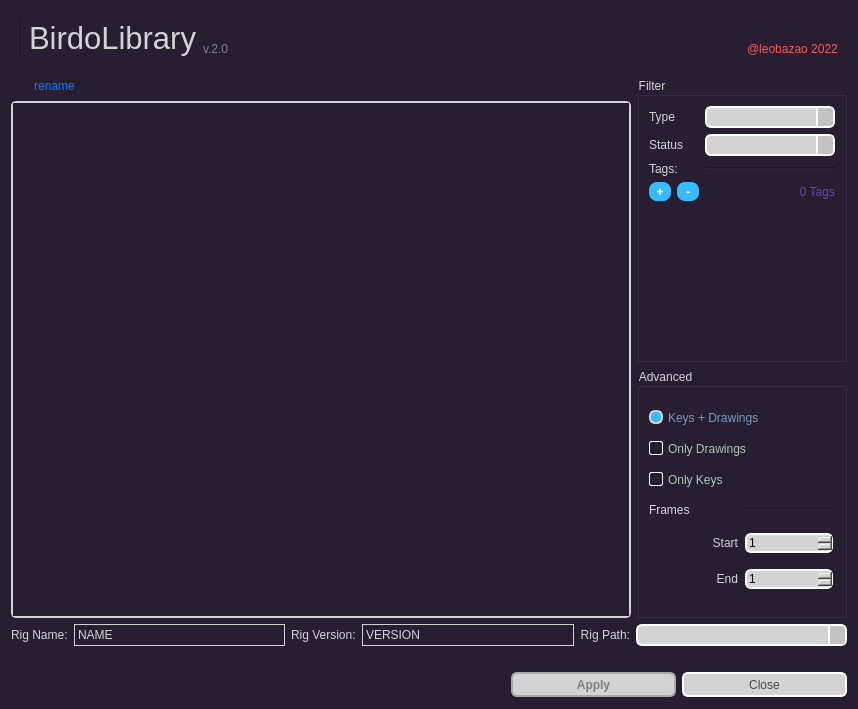
<?xml version="1.0" encoding="UTF-8"?>
<ui version="4.0">
 <class>Form</class>
 <widget class="QWidget" name="Form">
  <property name="windowModality">
   <enum>Qt::WindowModal</enum>
  </property>
  <property name="enabled">
   <bool>true</bool>
  </property>
  <property name="geometry">
   <rect>
    <x>0</x>
    <y>0</y>
    <width>858</width>
    <height>709</height>
   </rect>
  </property>
  <property name="sizePolicy">
   <sizepolicy hsizetype="Expanding" vsizetype="Expanding">
    <horstretch>0</horstretch>
    <verstretch>0</verstretch>
   </sizepolicy>
  </property>
  <property name="minimumSize">
   <size>
    <width>858</width>
    <height>682</height>
   </size>
  </property>
  <property name="maximumSize">
   <size>
    <width>1920</width>
    <height>1080</height>
   </size>
  </property>
  <property name="windowTitle">
   <string>BirdoLib</string>
  </property>
  <property name="styleSheet">
   <string notr="true">QWidget{	
	background-color: rgb(40, 30, 50);
}

QLabel{
	color: lightgray;
}

QLabel:disabled {
	color: gray;
}

QGroupBox {
	color: lightgray;
}

QGroupBox:disabled {
	color: gray;
}

QTabWidget::pane {
	border: 2px solid lightgray;
	border-radius: 5px;
} 

QTabWidget::tab-bar {
    left: 15px; /* move to the right by 5px */
}

QTabBar::tab {
	color: #05B8CC;
	background: transparent; 
	border: null; 
	padding-top: 8px;
	padding-bottom: 8px;
	padding-right: 8px;
	padding-left: 4px;

} 

QTabBar::tab:selected {
	color: rgb(3, 125, 255);
	background: transparent; 
	font: 12px;
	padding-left: 8px;
}

QCheckBox {
	color: white;
    spacing: 5px;
}

QCheckBox:unchecked {
	color: rgb(170, 200, 180);
}

QCheckBox:checked {
	color: rgb(120, 150, 200);
}

QCheckBox::indicator:unchecked {
    border: 1px solid white;
	border-radius: 2px;
	background-color: rgb(40, 30, 50);
}

QCheckBox::indicator:checked {
    border: 2px solid lightgray;
	border-radius: 6px;
	background-color: rgb(56, 186, 255);
}

QCheckBox:disabled{
	color: gray;
}

QCheckBox::indicator:checked:disabled {
    color: rgb(250, 90, 120);
	background-color: rgb(40, 30, 50);
	border-color: gray;
}


QComboBox {
	color: black;
    border: 2px solid white;
    border-radius: 6px;
    padding: 1px 18px 1px 3px;
    min-width: 6em;
}

QComboBox::down-arrow {
      image: null;
}

QComboBox:editable{
	background: rgb(212, 210, 229);
}

QComboBox:!editable, QComboBox::drop-down:editable {
     background: lightgray;
}

QComboBox:on { /* shift the text when the popup opens */
    padding-top: 3px;
    padding-left: 4px;
}

QComboBox::drop-down {
    width: 15px;
	background-color: rgb(194, 194, 194);
    border-left-width: 2px;
    border-left-color: white;
    border-left-style: solid; /* just a single line */
    border-top-right-radius: 3px; /* same radius as the QComboBox */
    border-bottom-right-radius: 3px;
}

QComboBox:hover{
    border: 2px solid #05B8CC;
    color: gray;
}

QComboBox QAbstractItemView{
    border: 2px solid white;
	border-radius: 10px;
    color: gray;
	background-color: lightgray;
    selection-background-color: #05B8CC;
	selection-color: white;
	selection-item-border-radius: 2px;
	padding: 3px 3px ;
}

QComboBox:disabled{
	color: rgb(250, 90, 120);
	background-color: rgb(250, 200, 200);
	border-color: gray;
}

QScrollArea{
	border-radius: 5px;
	border: none;
}

QScrollBar::handle {
	border-radius: 10px;
 	border: none;
	background-color: #05B8CC;
	width: 5px;
}

QScrollBar::add-page{ 
	border: none;
    background-color: transparent;
}

QScrollBar::sub-page {
    background-color: transparent;
	border: none;
}

QScrollBar::add-line {
    border: none;
    background-color: transparent;
}

QScrollBar::sub-line {
    border: none;
    background-color: transparent;
}

QScrollBar:arrow{
	border: none;
	background: transparent;
	color: none;
	image: none;
}

QSpinBox {
	color: black;
    border: 2px solid white;
	border-radius: 6px;
	background-color: lightgray;
}

QSpinBox::up-button {
    width: 15px;
	background-color: rgb(194, 194, 194);
    border-left: 2px solid darkgray;
	border-bottom: 2px solid darkgray;
    border-top-right-radius: 3px; /* same radius as the QSpinBox */
    border-bottom-right-radius: 3px;
	image: null;
}

QSpinBox::down-button {
    width: 15px;
	background-color: rgb(194, 194, 194);
    border-left: 2px solid darkgray;
	border-up: 2px solid darkgray;
    border-top-right-radius: 3px; /* same radius as the QSpinBox */
    border-bottom-right-radius: 3px;
	image: null;
}

QSpinBox:hover{
    border: 2px solid #05B8CC;
    color: white;
}

QSpinBox:disabled{
	color: rgb(250, 90, 120);
	background-color: rgb(250, 200, 200);
	border-color: gray;
}

QPushButton:checked {
	border: 2px solid rgb(255, 100, 220);
	background-color: rgb(255, 100, 120);
}

QPushButton:hover{
    border: 2px solid rgb(100, 140, 255);
    color: red;
}

QPushButton {
	color: black;
	background-color: rgb(255, 255, 255);
    border: 2px solid rgb(180,180,180);
	border-radius: 5px;
}

QPushButton:disabled {
	color: black;
	background-color: gray;
    border: 2px solid rgb(100,100,100);
	border-radius: 0px;
}

QPushButton::menu-indicator {
	image: null;
}

QRadioButton {
	color: white;
    spacing: 5px;
}

QRadioButton:unchecked {
	color: rgb(170, 200, 180);
}

QRadioButton:checked {
	color: rgb(120, 150, 200);
}

QRadioButton::indicator:unchecked {
    border: 1px solid white;
	border-radius: 2px;
	background-color: rgb(40, 30, 50);
}

QRadioButton::indicator:checked {
    border: 2px solid lightgray;
	border-radius: 6px;
	background-color: rgb(56, 186, 255);
}

QRadioButton:disabled{
	color: gray;
}

QRadioButton::indicator:checked:disabled {
    color: rgb(250, 90, 120);
	background-color: rgb(40, 30, 50);
	border-color: gray;
}

QRadioButton::indicator:unchecked:disabled {
    color: rgb(250, 90, 120);
	background-color: rgb(40, 30, 50);
	border-color: gray;
}</string>
  </property>
  <layout class="QVBoxLayout" name="verticalLayout" stretch="0,6,0,0,0">
   <item>
    <widget class="QWidget" name="header" native="true">
     <property name="sizePolicy">
      <sizepolicy hsizetype="Preferred" vsizetype="Fixed">
       <horstretch>0</horstretch>
       <verstretch>0</verstretch>
      </sizepolicy>
     </property>
     <layout class="QHBoxLayout" name="horizontalLayout_2">
      <item>
       <widget class="Line" name="line">
        <property name="orientation">
         <enum>Qt::Vertical</enum>
        </property>
       </widget>
      </item>
      <item>
       <widget class="QLabel" name="libNameLabel">
        <property name="sizePolicy">
         <sizepolicy hsizetype="Fixed" vsizetype="Preferred">
          <horstretch>0</horstretch>
          <verstretch>0</verstretch>
         </sizepolicy>
        </property>
        <property name="font">
         <font>
          <pointsize>23</pointsize>
         </font>
        </property>
        <property name="text">
         <string>BirdoLibrary</string>
        </property>
       </widget>
      </item>
      <item>
       <widget class="QLabel" name="versionLabel">
        <property name="enabled">
         <bool>false</bool>
        </property>
        <property name="text">
         <string>v.2.0</string>
        </property>
        <property name="alignment">
         <set>Qt::AlignBottom|Qt::AlignLeading|Qt::AlignLeft</set>
        </property>
       </widget>
      </item>
      <item>
       <spacer name="horizontalSpacer_2">
        <property name="orientation">
         <enum>Qt::Horizontal</enum>
        </property>
        <property name="sizeHint" stdset="0">
         <size>
          <width>40</width>
          <height>20</height>
         </size>
        </property>
       </spacer>
      </item>
      <item>
       <widget class="QLabel" name="labelCredits">
        <property name="enabled">
         <bool>true</bool>
        </property>
        <property name="toolTip">
         <string>&lt;html&gt;&lt;head/&gt;&lt;body&gt;&lt;p&gt;leobazao@hotmail.com&lt;/p&gt;&lt;p&gt;https://www.linkedin.com/in/leonardobazilio/&lt;/p&gt;&lt;/body&gt;&lt;/html&gt;</string>
        </property>
        <property name="styleSheet">
         <string notr="true">QLabel {
	color: #f95959;
}
QLabel::hover {
	color: #7c73e6;
}</string>
        </property>
        <property name="text">
         <string>@leobazao 2022</string>
        </property>
        <property name="alignment">
         <set>Qt::AlignBottom|Qt::AlignLeading|Qt::AlignLeft</set>
        </property>
       </widget>
      </item>
     </layout>
    </widget>
   </item>
   <item>
    <layout class="QGridLayout" name="gridLayout_3" rowstretch="0,0,0" columnstretch="3,0">
     <item row="1" column="1">
      <widget class="QGroupBox" name="groupFilter">
       <property name="enabled">
        <bool>true</bool>
       </property>
       <property name="sizePolicy">
        <sizepolicy hsizetype="Fixed" vsizetype="Expanding">
         <horstretch>0</horstretch>
         <verstretch>0</verstretch>
        </sizepolicy>
       </property>
       <property name="minimumSize">
        <size>
         <width>210</width>
         <height>255</height>
        </size>
       </property>
       <property name="maximumSize">
        <size>
         <width>210</width>
         <height>1080</height>
        </size>
       </property>
       <property name="styleSheet">
        <string notr="true">QToolButton{
	color: white;
	border: null;
	border-radius: 8px;
	background-color: rgb(56, 186, 255);
}

QToolButton:hover{
	border: 2px solid white;
}

QToolButton:disabled{
	color: gray;
	background-color: rgb(100, 50, 50);
}</string>
       </property>
       <property name="title">
        <string>Filter</string>
       </property>
       <layout class="QGridLayout" name="gridLayout_2">
        <item row="0" column="0">
         <widget class="QLabel" name="label">
          <property name="text">
           <string>Type</string>
          </property>
         </widget>
        </item>
        <item row="0" column="1">
         <widget class="QComboBox" name="comboType">
          <property name="enabled">
           <bool>true</bool>
          </property>
          <property name="toolTip">
           <string>&lt;html&gt;&lt;head/&gt;&lt;body&gt;&lt;p&gt;Filter by type of library item:&lt;/p&gt;&lt;p&gt;Animation or Pose&lt;/p&gt;&lt;/body&gt;&lt;/html&gt;</string>
          </property>
         </widget>
        </item>
        <item row="1" column="0">
         <widget class="QLabel" name="label_3">
          <property name="text">
           <string>Status</string>
          </property>
         </widget>
        </item>
        <item row="1" column="1">
         <widget class="QComboBox" name="comboStatus">
          <property name="enabled">
           <bool>true</bool>
          </property>
          <property name="toolTip">
           <string>&lt;html&gt;&lt;head/&gt;&lt;body&gt;&lt;p&gt;Filter items by Status:&lt;/p&gt;&lt;p&gt;Approved or pending approval from the Director&lt;/p&gt;&lt;/body&gt;&lt;/html&gt;</string>
          </property>
         </widget>
        </item>
        <item row="2" column="0">
         <widget class="QLabel" name="label_5">
          <property name="text">
           <string>Tags:</string>
          </property>
         </widget>
        </item>
        <item row="2" column="1">
         <widget class="Line" name="line_3">
          <property name="orientation">
           <enum>Qt::Horizontal</enum>
          </property>
         </widget>
        </item>
        <item row="3" column="0">
         <layout class="QHBoxLayout" name="horizontalLayout_4">
          <item>
           <widget class="QToolButton" name="addTagButton">
            <property name="minimumSize">
             <size>
              <width>22</width>
              <height>19</height>
             </size>
            </property>
            <property name="maximumSize">
             <size>
              <width>22</width>
              <height>19</height>
             </size>
            </property>
            <property name="font">
             <font>
              <weight>75</weight>
              <bold>true</bold>
             </font>
            </property>
            <property name="toolTip">
             <string>Add new tag</string>
            </property>
            <property name="text">
             <string>+</string>
            </property>
            <property name="arrowType">
             <enum>Qt::NoArrow</enum>
            </property>
           </widget>
          </item>
          <item>
           <widget class="QToolButton" name="removeTagButton">
            <property name="minimumSize">
             <size>
              <width>22</width>
              <height>19</height>
             </size>
            </property>
            <property name="maximumSize">
             <size>
              <width>22</width>
              <height>19</height>
             </size>
            </property>
            <property name="font">
             <font>
              <weight>75</weight>
              <bold>true</bold>
             </font>
            </property>
            <property name="toolTip">
             <string>Remove last tag created</string>
            </property>
            <property name="text">
             <string>-</string>
            </property>
            <property name="arrowType">
             <enum>Qt::NoArrow</enum>
            </property>
           </widget>
          </item>
         </layout>
        </item>
        <item row="4" column="0" colspan="2">
         <widget class="QScrollArea" name="scrollTags">
          <property name="toolTip">
           <string>Tag list area</string>
          </property>
          <property name="verticalScrollBarPolicy">
           <enum>Qt::ScrollBarAsNeeded</enum>
          </property>
          <property name="widgetResizable">
           <bool>true</bool>
          </property>
          <property name="alignment">
           <set>Qt::AlignCenter</set>
          </property>
          <widget class="QWidget" name="scrollAreaWidgetContents">
           <property name="geometry">
            <rect>
             <x>0</x>
             <y>0</y>
             <width>186</width>
             <height>102</height>
            </rect>
           </property>
           <layout class="QGridLayout" name="gridLayout_4">
            <property name="leftMargin">
             <number>0</number>
            </property>
            <property name="topMargin">
             <number>0</number>
            </property>
            <property name="rightMargin">
             <number>7</number>
            </property>
            <property name="bottomMargin">
             <number>0</number>
            </property>
            <property name="spacing">
             <number>0</number>
            </property>
            <item row="0" column="0" alignment="Qt::AlignTop">
             <widget class="QWidget" name="tagWidget" native="true">
              <property name="sizePolicy">
               <sizepolicy hsizetype="Preferred" vsizetype="Preferred">
                <horstretch>0</horstretch>
                <verstretch>0</verstretch>
               </sizepolicy>
              </property>
              <layout class="QGridLayout" name="gridLayout_5" rowminimumheight="0">
               <property name="sizeConstraint">
                <enum>QLayout::SetDefaultConstraint</enum>
               </property>
               <property name="leftMargin">
                <number>0</number>
               </property>
               <property name="topMargin">
                <number>0</number>
               </property>
               <property name="rightMargin">
                <number>7</number>
               </property>
               <property name="bottomMargin">
                <number>0</number>
               </property>
               <property name="verticalSpacing">
                <number>7</number>
               </property>
              </layout>
             </widget>
            </item>
           </layout>
          </widget>
         </widget>
        </item>
        <item row="3" column="1">
         <widget class="QLabel" name="labelTags">
          <property name="styleSheet">
           <string notr="true">QLabel{
	color: rgb(96, 71, 177);
}</string>
          </property>
          <property name="text">
           <string>0 Tags</string>
          </property>
          <property name="alignment">
           <set>Qt::AlignRight|Qt::AlignTrailing|Qt::AlignVCenter</set>
          </property>
         </widget>
        </item>
       </layout>
      </widget>
     </item>
     <item row="2" column="1">
      <widget class="QGroupBox" name="groupAdvanced">
       <property name="enabled">
        <bool>true</bool>
       </property>
       <property name="sizePolicy">
        <sizepolicy hsizetype="Fixed" vsizetype="Expanding">
         <horstretch>0</horstretch>
         <verstretch>0</verstretch>
        </sizepolicy>
       </property>
       <property name="minimumSize">
        <size>
         <width>210</width>
         <height>0</height>
        </size>
       </property>
       <property name="maximumSize">
        <size>
         <width>210</width>
         <height>250</height>
        </size>
       </property>
       <property name="styleSheet">
        <string notr="true"/>
       </property>
       <property name="title">
        <string>Advanced</string>
       </property>
       <layout class="QGridLayout" name="gridLayout" columnstretch="0,0">
        <property name="sizeConstraint">
         <enum>QLayout::SetDefaultConstraint</enum>
        </property>
        <property name="topMargin">
         <number>17</number>
        </property>
        <property name="rightMargin">
         <number>11</number>
        </property>
        <property name="bottomMargin">
         <number>17</number>
        </property>
        <property name="horizontalSpacing">
         <number>7</number>
        </property>
        <property name="verticalSpacing">
         <number>11</number>
        </property>
        <item row="5" column="0">
         <widget class="QLabel" name="startLabel">
          <property name="text">
           <string>Start</string>
          </property>
          <property name="alignment">
           <set>Qt::AlignRight|Qt::AlignTrailing|Qt::AlignVCenter</set>
          </property>
         </widget>
        </item>
        <item row="3" column="0" colspan="2">
         <widget class="QRadioButton" name="radioKey">
          <property name="text">
           <string>Only Keys</string>
          </property>
         </widget>
        </item>
        <item row="1" column="0" colspan="2">
         <widget class="QRadioButton" name="radioKeyDraw">
          <property name="text">
           <string>Keys + Drawings</string>
          </property>
          <property name="checked">
           <bool>true</bool>
          </property>
         </widget>
        </item>
        <item row="2" column="0" colspan="2">
         <widget class="QRadioButton" name="radioDraw">
          <property name="text">
           <string>Only Drawings</string>
          </property>
         </widget>
        </item>
        <item row="5" column="1">
         <widget class="QSpinBox" name="spinStart">
          <property name="minimum">
           <number>1</number>
          </property>
          <property name="value">
           <number>1</number>
          </property>
         </widget>
        </item>
        <item row="4" column="1">
         <widget class="Line" name="line_2">
          <property name="enabled">
           <bool>false</bool>
          </property>
          <property name="styleSheet">
           <string notr="true"/>
          </property>
          <property name="frameShadow">
           <enum>QFrame::Sunken</enum>
          </property>
          <property name="orientation">
           <enum>Qt::Horizontal</enum>
          </property>
         </widget>
        </item>
        <item row="6" column="0">
         <widget class="QLabel" name="endLabel">
          <property name="text">
           <string>End</string>
          </property>
          <property name="alignment">
           <set>Qt::AlignRight|Qt::AlignTrailing|Qt::AlignVCenter</set>
          </property>
         </widget>
        </item>
        <item row="4" column="0">
         <widget class="QLabel" name="label_6">
          <property name="text">
           <string>Frames</string>
          </property>
         </widget>
        </item>
        <item row="6" column="1">
         <widget class="QSpinBox" name="spinEnd">
          <property name="minimum">
           <number>1</number>
          </property>
          <property name="value">
           <number>1</number>
          </property>
         </widget>
        </item>
       </layout>
      </widget>
     </item>
     <item row="0" column="0" rowspan="3">
      <widget class="QTabWidget" name="tabWidget">
       <property name="sizePolicy">
        <sizepolicy hsizetype="Expanding" vsizetype="Expanding">
         <horstretch>0</horstretch>
         <verstretch>0</verstretch>
        </sizepolicy>
       </property>
       <property name="styleSheet">
        <string notr="true"/>
       </property>
       <property name="tabPosition">
        <enum>QTabWidget::North</enum>
       </property>
       <property name="tabShape">
        <enum>QTabWidget::Rounded</enum>
       </property>
       <property name="currentIndex">
        <number>0</number>
       </property>
       <property name="elideMode">
        <enum>Qt::ElideLeft</enum>
       </property>
       <property name="usesScrollButtons">
        <bool>true</bool>
       </property>
       <property name="documentMode">
        <bool>false</bool>
       </property>
       <property name="tabsClosable">
        <bool>false</bool>
       </property>
       <widget class="QWidget" name="Tab1">
        <attribute name="title">
         <string>rename</string>
        </attribute>
       </widget>
      </widget>
     </item>
    </layout>
   </item>
   <item>
    <layout class="QHBoxLayout" name="horizontalLayout_3" stretch="0,0,0,0,0,0">
     <item>
      <widget class="QLabel" name="label_2">
       <property name="sizePolicy">
        <sizepolicy hsizetype="Fixed" vsizetype="Fixed">
         <horstretch>0</horstretch>
         <verstretch>0</verstretch>
        </sizepolicy>
       </property>
       <property name="text">
        <string>Rig Name:</string>
       </property>
      </widget>
     </item>
     <item>
      <widget class="QLabel" name="labelRigName">
       <property name="toolTip">
        <string>This Rig Library name</string>
       </property>
       <property name="frameShape">
        <enum>QFrame::Box</enum>
       </property>
       <property name="text">
        <string>NAME</string>
       </property>
      </widget>
     </item>
     <item>
      <widget class="QLabel" name="label_10">
       <property name="sizePolicy">
        <sizepolicy hsizetype="Fixed" vsizetype="Fixed">
         <horstretch>0</horstretch>
         <verstretch>0</verstretch>
        </sizepolicy>
       </property>
       <property name="text">
        <string>Rig Version:</string>
       </property>
      </widget>
     </item>
     <item>
      <widget class="QLabel" name="labelRigVersion">
       <property name="toolTip">
        <string>This Rig Version</string>
       </property>
       <property name="frameShape">
        <enum>QFrame::Box</enum>
       </property>
       <property name="text">
        <string>VERSION</string>
       </property>
      </widget>
     </item>
     <item>
      <widget class="QLabel" name="label_7">
       <property name="sizePolicy">
        <sizepolicy hsizetype="Fixed" vsizetype="Fixed">
         <horstretch>0</horstretch>
         <verstretch>0</verstretch>
        </sizepolicy>
       </property>
       <property name="text">
        <string>Rig Path:</string>
       </property>
       <property name="alignment">
        <set>Qt::AlignRight|Qt::AlignTrailing|Qt::AlignVCenter</set>
       </property>
      </widget>
     </item>
     <item>
      <widget class="QComboBox" name="comboNode">
       <property name="toolTip">
        <string>Select wich group node of the Rig to apply</string>
       </property>
       <property name="sizeAdjustPolicy">
        <enum>QComboBox::AdjustToContents</enum>
       </property>
      </widget>
     </item>
    </layout>
   </item>
   <item>
    <spacer name="horizontalSpacer">
     <property name="orientation">
      <enum>Qt::Horizontal</enum>
     </property>
     <property name="sizeHint" stdset="0">
      <size>
       <width>40</width>
       <height>20</height>
      </size>
     </property>
    </spacer>
   </item>
   <item>
    <layout class="QHBoxLayout" name="horizontalLayout" stretch="3,1,1">
     <item>
      <widget class="QProgressBar" name="progressBar">
       <property name="styleSheet">
        <string notr="true">QProgressBar {
	color: #f95959;
	padding: 2 2px;
	border: null;
	border-radius: 5px;
}

QProgressBar::chunk {
	background-color: #05B8CC;
	border-radius: 5px;
}</string>
       </property>
       <property name="value">
        <number>0</number>
       </property>
       <property name="alignment">
        <set>Qt::AlignCenter</set>
       </property>
       <property name="invertedAppearance">
        <bool>false</bool>
       </property>
       <property name="textDirection">
        <enum>QProgressBar::TopToBottom</enum>
       </property>
       <property name="format">
        <string/>
       </property>
      </widget>
     </item>
     <item>
      <widget class="QPushButton" name="applyButton">
       <property name="enabled">
        <bool>false</bool>
       </property>
       <property name="minimumSize">
        <size>
         <width>0</width>
         <height>25</height>
        </size>
       </property>
       <property name="font">
        <font>
         <weight>75</weight>
         <bold>true</bold>
        </font>
       </property>
       <property name="styleSheet">
        <string notr="true">QPushButton {
	color: rgb(72, 72, 72);
    border: 2px solid white;
    border-radius: 6px;
	background-color: lightgray;
}

QPushButton:hover{
    border: 2px solid #05B8CC;
    color: black;
}

QPushButton:pressed {
	color: white;
	border-color: white;
    background-color: #05B8CC;
}

QPushButton:flat {
    border: none; /* no border for a flat push button */
}

QPushButton:default {
    border-color: navy; /* make the default button prominent */
}

QPushButton::disabled {
	border-color: darkgray;
	color: gray;
}</string>
       </property>
       <property name="text">
        <string>Apply</string>
       </property>
      </widget>
     </item>
     <item>
      <widget class="QPushButton" name="cancelButton">
       <property name="minimumSize">
        <size>
         <width>0</width>
         <height>25</height>
        </size>
       </property>
       <property name="styleSheet">
        <string notr="true">QPushButton {
	color: rgb(72, 72, 72);
    border: 2px solid white;
    border-radius: 6px;
	background-color: lightgray;
}

QPushButton:hover{
    border: 2px solid #05B8CC;
    color: black;
}

QPushButton:pressed {
	color: white;
    border: 2px solid white;
    background-color: rgb(235, 110, 150);
	font: bold;
}
</string>
       </property>
       <property name="text">
        <string>Close</string>
       </property>
      </widget>
     </item>
    </layout>
   </item>
  </layout>
 </widget>
 <resources/>
 <connections/>
</ui>
